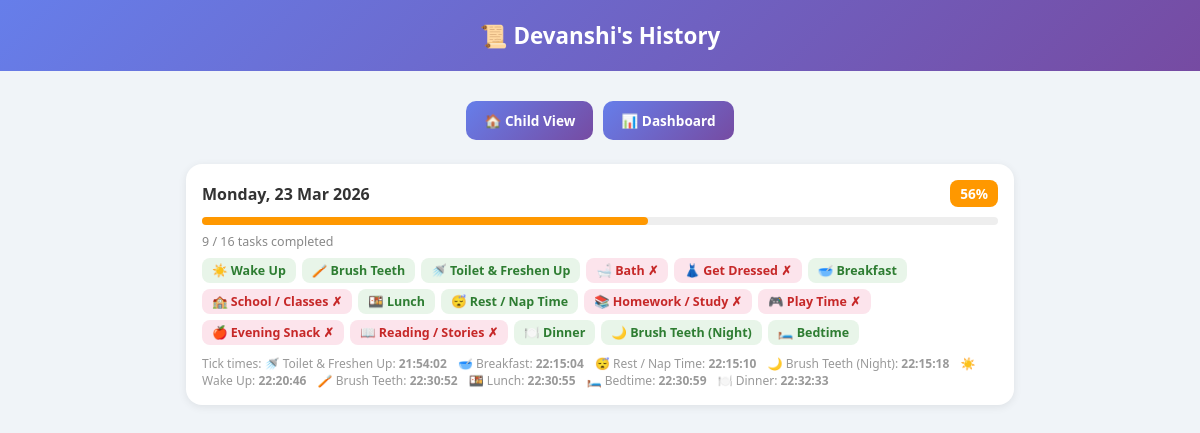
The app's page /history?pin=1234, older data.
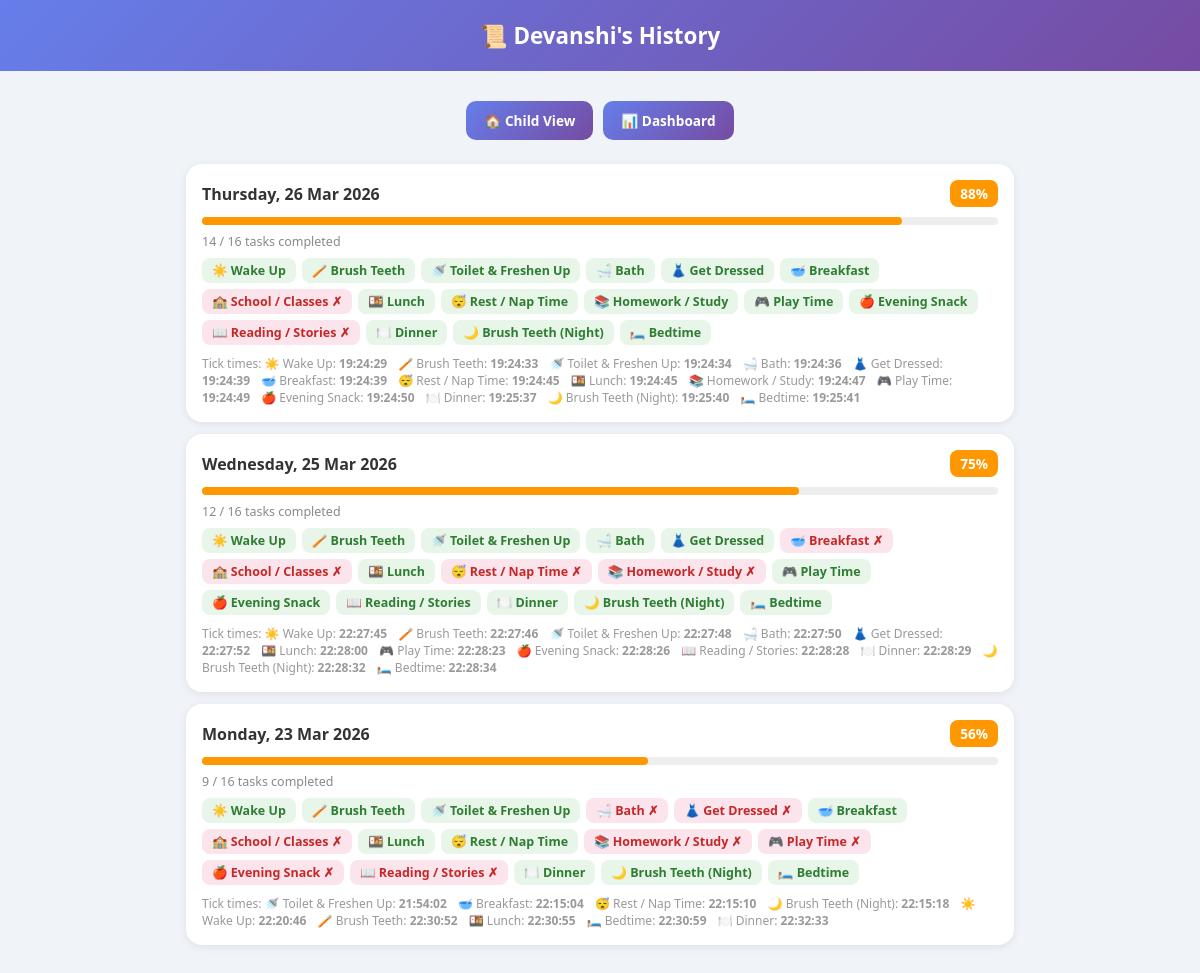
The same page, newer data.
### tables this page shows
CREATE TABLE ticks (
                id         INTEGER PRIMARY KEY AUTOINCREMENT,
                date       TEXT NOT NULL,          -- YYYY-MM-DD in IST
                task_id    TEXT NOT NULL,
                ticked_at  TEXT NOT NULL,          -- ISO datetime in IST
                UNIQUE(date, task_id)
            );

### app.py (the view)
@app.route("/history")
def history():
    pin = request.args.get("pin", "")
    if pin != PARENT_PIN:
        return redirect(url_for("parent"))
    with sqlite3.connect(DB_PATH) as conn:
        conn.row_factory = sqlite3.Row
        rows = conn.execute(
            """SELECT t.date, t.task_id, t.ticked_at
               FROM ticks t ORDER BY t.date DESC, t.ticked_at ASC LIMIT 500"""
        ).fetchall()
    by_date = {}
    for r in rows:
        d = r["date"]
        if d not in by_date:
            by_date[d] = []
        by_date[d].append({"task_id": r["task_id"], "ticked_at": r["ticked_at"]})
    task_label = {t["id"]: f'{t["emoji"]} {t["label"]}' for t in ROUTINE}
    total      = len(ROUTINE)
    history_list = []
    for d in sorted(by_date.keys(), reverse=True):
        ticks = by_date[d]
        dt    = datetime.strptime(d, "%Y-%m-%d")
        history_list.append({
            "date":      d,
            "label":     dt.strftime("%A, %d %b %Y"),
            "ticks":     ticks,
            "count":     len(ticks),
            "total":     total,
            "pct":       round(len(ticks) / total * 100),
        })
    return render_template("history.html",
        child_name=CHILD_NAME,
        history=history_list,
        task_label=task_label,
        pin=pin,
    )

### templates/history.html (shortened to what this page needs)
<!DOCTYPE html>
<html lang="en">
<head>
</head>
<body>
<div class="topbar">
  <h1>📜 {{ child_name }}'s History</h1>
</div>
<div class="container">
  <div class="nav-links" style="margin-top:14px;">
    <a href="/" class="nav-btn">🏠 Child View</a>
    <a href="/parent?pin={{ pin }}" class="nav-btn">📊 Dashboard</a>
  </div>
  {% for day in history %}
  {% set color = '#4CAF50' if day.pct == 100 else '#FF9800' if day.pct >= 50 else '#f44336' %}
  <div class="day-card">
    <div class="day-header">
      <div class="day-label">{{ day.label }}</div>
      <div class="day-pct" style="background:{{ color }}">{{ day.pct }}%</div>
    </div>
    <div class="progress-mini">
      <div class="progress-mini-fill" style="width:{{ day.pct }}%;background:{{ color }};"></div>
    </div>
    <div style="font-size:.78em;color:#888;margin-bottom:8px;">
      {{ day.count }} / {{ day.total }} tasks completed
    </div>
    <div class="task-chips">
      {% set done_ids = day.ticks | map(attribute='task_id') | list %}
      {% for task_id, label in task_label.items() %}
        {% if task_id in done_ids %}
        <span class="chip chip-done">{{ label }}</span>
        {% else %}
        <span class="chip chip-missed">{{ label }} ✗</span>
        {% endif %}
      {% endfor %}
    </div>
    {% if day.ticks %}
    <div style="margin-top:10px;font-size:.75em;color:#999;">
      Tick times:
      {% for t in day.ticks %}
        <span style="margin-right:8px;">{{ task_label.get(t.task_id, t.task_id) }}: <strong>{{ t.ticked_at.split(' ')[1] if ' ' in t.ticked_at else t.ticked_at }}</strong></span>
      {% endfor %}
    </div>
    {% endif %}
  </div>
  {% endfor %}
</div>
</body>
</html>

### templates/history.html (style rules this page uses)
* { box-sizing:border-box; margin:0; padding:0; }
body { font-family:'Segoe UI',sans-serif; background:#f0f4f8; }
.topbar { background:linear-gradient(135deg,#667eea,#764ba2); color:white; padding:20px; text-align:center; }
.topbar h1 { font-size:1.4em; }
.container { max-width:860px; margin:0 auto; padding:16px; }
.day-card { background:white; border-radius:16px; padding:16px; margin-bottom:12px; box-shadow:0 2px 8px rgba(0,0,0,.08); }
.day-header { display:flex; align-items:center; justify-content:space-between; margin-bottom:10px; }
.day-label { font-weight:700; font-size:1em; color:#333; }
.day-pct { font-size:.85em; font-weight:700; padding:4px 10px; border-radius:8px; color:white; }
.task-chips { display:flex; flex-wrap:wrap; gap:6px; }
.chip { padding:4px 10px; border-radius:8px; font-size:.78em; font-weight:600; }
.chip-done { background:#e8f5e9; color:#2e7d32; }
.chip-missed { background:#fce4ec; color:#c62828; }
.progress-mini { height:8px; background:#eee; border-radius:4px; margin:8px 0; }
.progress-mini-fill { height:100%; border-radius:4px; }
.nav-links { display:flex; gap:10px; justify-content:center; flex-wrap:wrap; margin:10px 0 24px; }
.nav-btn { padding:10px 18px; background:linear-gradient(135deg,#667eea,#764ba2); color:white; text-decoration:none; border-radius:10px; font-size:.85em; font-weight:600; }

Row changes from the older to the newer data that the page shows:
added ticks: label "Thursday, 26 Mar 2026", pct "88", count "14", total "16", task_label "☀️ Wake Up" "🪥 Brush Teeth" "🚿 Toilet & Freshen Up" "🛁 Bath" "👗 Get Dressed" "🥣 Breakfast" "🍱 Lunch" "😴 Rest / Nap Time" "📚 Homework / Study" "🎮 Play Time" "🍎 Evening Snack" "🍽️ Dinner" "🌙 Brush Teeth (Night)" "🛏️ Bedtime", task_label "🏫 School / Classes" "📖 Reading / Stories", get "☀️ Wake Up", ticked_at "19:24:29"
added ticks: get "🪥 Brush Teeth", ticked_at "19:24:33", shown under "Thursday, 26 Mar 2026"
added ticks: get "🚿 Toilet & Freshen Up", ticked_at "19:24:34", shown under "Thursday, 26 Mar 2026"
added ticks: get "🛁 Bath", ticked_at "19:24:36", shown under "Thursday, 26 Mar 2026"
added ticks: get "👗 Get Dressed", ticked_at "19:24:39", shown under "Thursday, 26 Mar 2026"
added ticks: get "🥣 Breakfast", ticked_at "19:24:39", shown under "Thursday, 26 Mar 2026"
added ticks: get "😴 Rest / Nap Time", ticked_at "19:24:45", shown under "Thursday, 26 Mar 2026"
added ticks: get "🍱 Lunch", ticked_at "19:24:45", shown under "Thursday, 26 Mar 2026"
added ticks: get "📚 Homework / Study", ticked_at "19:24:47", shown under "Thursday, 26 Mar 2026"
added ticks: get "🎮 Play Time", ticked_at "19:24:49", shown under "Thursday, 26 Mar 2026"
added ticks: get "🍎 Evening Snack", ticked_at "19:24:50", shown under "Thursday, 26 Mar 2026"
added ticks: get "🍽️ Dinner", ticked_at "19:25:37", shown under "Thursday, 26 Mar 2026"
added ticks: get "🌙 Brush Teeth (Night)", ticked_at "19:25:40", shown under "Thursday, 26 Mar 2026"
added ticks: get "🛏️ Bedtime", ticked_at "19:25:41", shown under "Thursday, 26 Mar 2026"
added ticks: label "Wednesday, 25 Mar 2026", pct "75", count "12", total "16", task_label "☀️ Wake Up" "🪥 Brush Teeth" "🚿 Toilet & Freshen Up" "🛁 Bath" "👗 Get Dressed" "🍱 Lunch" "🎮 Play Time" "🍎 Evening Snack" "📖 Reading / Stories" "🍽️ Dinner" "🌙 Brush Teeth (Night)" "🛏️ Bedtime", task_label "🥣 Breakfast" "🏫 School / Classes" "😴 Rest / Nap Time" "📚 Homework / Study", get "☀️ Wake Up", ticked_at "22:27:45"
added ticks: get "🪥 Brush Teeth", ticked_at "22:27:46", shown under "Wednesday, 25 Mar 2026"
added ticks: get "🚿 Toilet & Freshen Up", ticked_at "22:27:48", shown under "Wednesday, 25 Mar 2026"
added ticks: get "🛁 Bath", ticked_at "22:27:50", shown under "Wednesday, 25 Mar 2026"
added ticks: get "👗 Get Dressed", ticked_at "22:27:52", shown under "Wednesday, 25 Mar 2026"
added ticks: get "🍱 Lunch", ticked_at "22:28:00", shown under "Wednesday, 25 Mar 2026"
added ticks: get "🎮 Play Time", ticked_at "22:28:23", shown under "Wednesday, 25 Mar 2026"
added ticks: get "🍎 Evening Snack", ticked_at "22:28:26", shown under "Wednesday, 25 Mar 2026"
added ticks: get "📖 Reading / Stories", ticked_at "22:28:28", shown under "Wednesday, 25 Mar 2026"
added ticks: get "🍽️ Dinner", ticked_at "22:28:29", shown under "Wednesday, 25 Mar 2026"
added ticks: get "🌙 Brush Teeth (Night)", ticked_at "22:28:32", shown under "Wednesday, 25 Mar 2026"
added ticks: get "🛏️ Bedtime", ticked_at "22:28:34", shown under "Wednesday, 25 Mar 2026"
